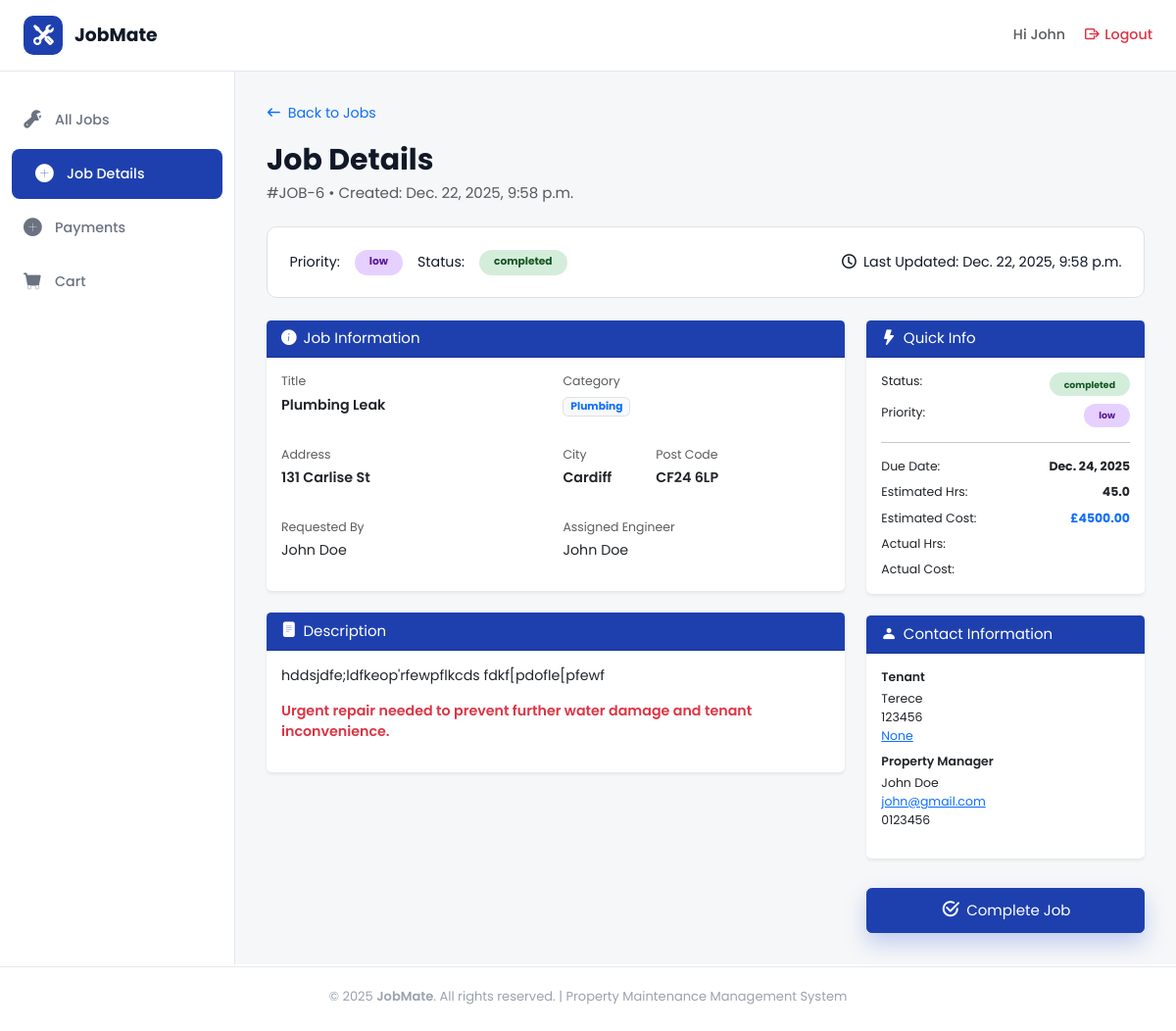
Page /jobs/job_detail/6/ (signed in) on the earlier database version.
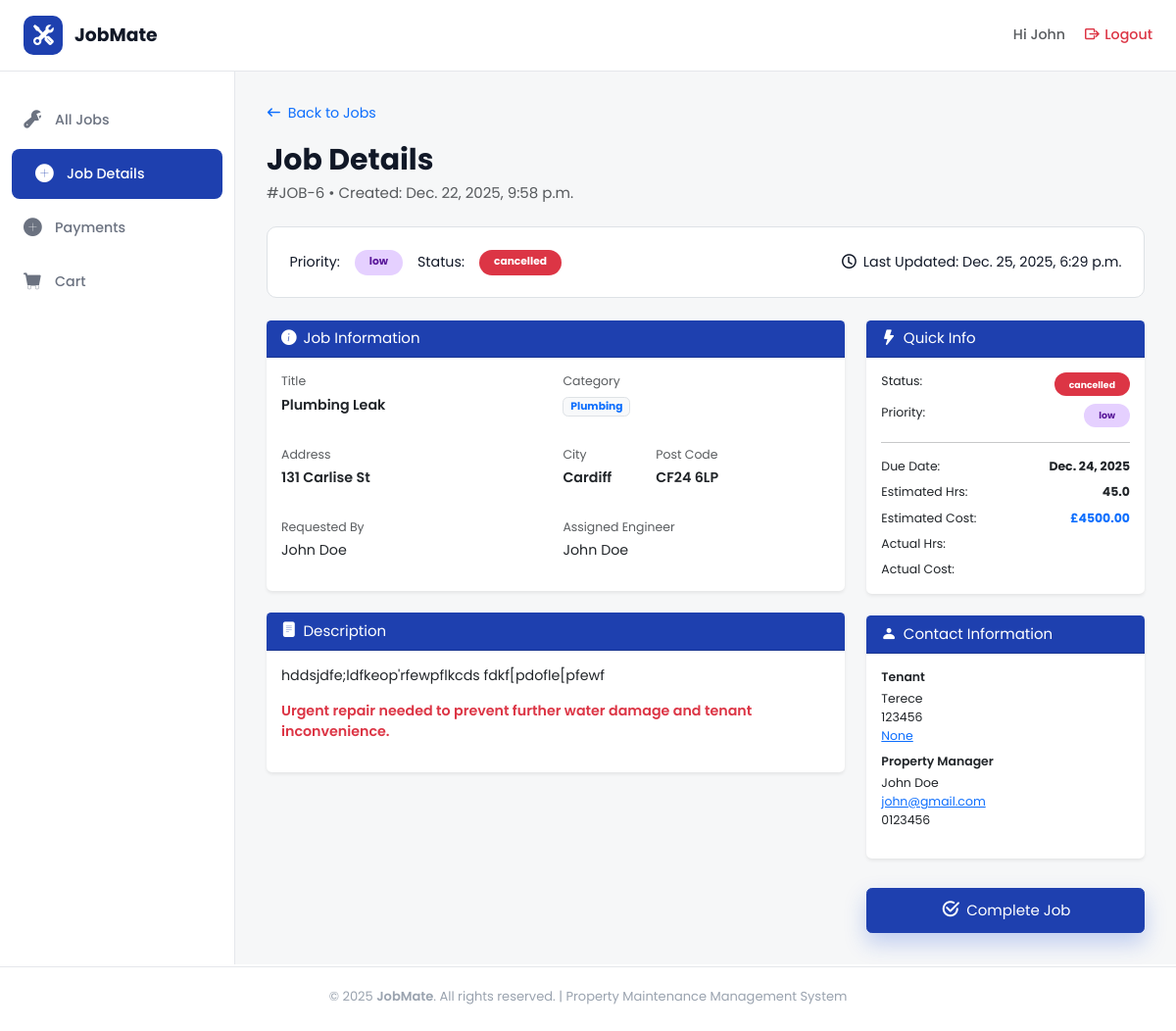
Same page on the later database version.
### jobs/models.py (models this page shows, shortened)
class Job(models.Model):
    PRIORITY_CHOICES = [
        ('high', 'High'),
        ('medium', 'Medium'),
        ('low', 'Low'),
    ]
    CATEGORY_CHOICES = [
        ('plumbing', 'Plumbing'),
        ('heating', 'Heating'),
        ('electrical', 'Electrical'),
    ]
    STATUS_CHOICES = [
        ("pending", "Pending"),
        ("in_progress", "In Progress"),
        ("completed", "Completed"),
        ("cancelled", "Cancelled"),
    ]
    job_title = models.CharField(max_length=100)
    property_owner = models.CharField(max_length=100)
    address = models.CharField(max_length=200)
    city = models.CharField(max_length=100)
    post_code = models.CharField(max_length=20)
    tenant_name = models.CharField(
        max_length=100,
        null=True,
        blank=True
    )
    tenant_phone = models.CharField(
        max_length=20,
        null=True,
        blank=True
    )
    tenant_email = models.EmailField(
        max_length=254,
        null=True,
        blank=True
    )
    priority = models.CharField(
        max_length=20,
        choices=PRIORITY_CHOICES,
        default='medium'
    )
    category = models.CharField(
        max_length=20,
        choices=CATEGORY_CHOICES
    )
    status = models.CharField(
        max_length=20,
        choices=STATUS_CHOICES,
        default="pending"
    )
    description = models.TextField()
    created_at = models.DateTimeField(auto_now_add=True)
    updated_at = models.DateTimeField(auto_now=True)
    due_date = models.DateField()
    estimated_hours = models.DecimalField(
        max_digits=4,
        decimal_places=1,
        null=True,
        blank=True
    )
    job_cost = models.DecimalField(
        max_digits=10,
        decimal_places=2,
        null=True,
        blank=True
    )
    assigned_engineer = models.ForeignKey(
        User,
        on_delete=models.SET_NULL,
        null=True,
        blank=True,
        related_name="assigned_jobs"
    )

### jobs/views.py (the view)
# urls.py: path('job_detail/<int:job_id>/', views.job_detail, name='job_detail'),
@login_required
def job_detail(request, job_id):
    user = request.user
    job = get_object_or_404(Job, pk=job_id)
    if user.profile.role == "Admin":
        return render(request, "job_detail.html", {"job": job})
    if job.assigned_engineer == user:
        return render(request, "job_detail.html", {"job": job})
    messages.error(request, "You do not have permission to view this job.")
    return redirect("jobs:all_jobs")

### jobs/templates/job_detail.html (shortened to what the changed rows need)
{% extends "dashboard_base.html" %}
{% load static %}
{% block content %}
<div>
  <strong class="fs-2 fw-bold">Job Details</strong>
  <p class="fs-6 text-muted">#JOB-{{ job.id }} • Created: {{ job.created_at }}</p>
</div>
<div class="status-header border">
  <div class="d-flex align-items-center gap-3">
    <p class="m-0">Priority:</p>
    <span class="badge rounded-pill px-3 py-2
    {% if job.priority == 'high' %} badge-high
      {% elif job.priority == 'medium' %}badge-medium
      {% elif job.priority == 'low' %}badge-low
    {% endif %}">{{ job.priority }}</span>
    <p class="m-0">Status:</p>
    <span class="badge rounded-pill px-3 py-2
    {% if job.status == 'pending' %}badge-pending
      {% elif job.status == 'in_progress' %}badge-progress
      {% elif job.status == 'completed' %}badge-completed
      {% elif job.status == 'cancelled' %}bg-danger
    {% endif %}">{{ job.status }}</span>
  </div>
  <div>
    <i class="bi bi-clock me-1"></i> Last Updated: {{ job.updated_at }}
  </div>
</div>
<div class="row g-4">
  <div class="col-lg-8 d-flex flex-column gap-4">
    <div class="card border-0 shadow-sm">
      <div class="card-body">
        <div class="row g-3">
          <div class="col-md-6">
            <p class="mb-1 text-muted small">Title</p>
            <p class="fw-semibold">{{ job.job_title }}</p>
          </div>
          <div class="col-md-6">
            <p><span class="badge bg-light text-primary border">{{ job.get_category_display }}</span></p>
          </div>
          <div class="col-md-6">
            <p class="mb-1 text-muted small">Address</p>
            <p class="fw-semibold">{{ job.address }}</p>
          </div>
          <div class="col-md-6 d-flex gap-5">
            <div>
              <p class="mb-1 text-muted small">City</p>
              <p class="fw-semibold">{{ job.city }}</p>
            </div>
            <div>
              <p class="mb-1 text-muted small">Post Code</p>
              <p class="fw-semibold">{{ job.post_code }}</p>
            </div>
          </div>
          <div class="col-md-6">
            <p class="mb-1 text-muted small">Assigned Engineer</p>
            <p>{{ job.assigned_engineer.first_name }} {{ job.assigned_engineer.last_name }}</p>
          </div>
        </div>
      </div>
    </div>
    <div class="card border-0 shadow-sm">
      <div class="card-body">
        <p>
          {{ job.description }}
        </p>
        <p class="text-danger fw-semibold">
          Urgent repair needed to prevent further water damage and tenant inconvenience.
        </p>
      </div>
    </div>
  </div>
  <div class="col-lg-4 d-flex flex-column gap-4">
    <div class="card border-0 shadow-sm">
      <div class="card-body small">
        <div class="d-flex justify-content-between mb-2">
          <span>Status:</span>
          <span class="badge rounded-pill px-3 py-2
          {% if job.status == 'pending' %}badge-pending
            {% elif job.status == 'in_progress' %}badge-progress
            {% elif job.status == 'completed' %}badge-completed
            {% elif job.status == 'cancelled' %}bg-danger
          {% endif %}">{{ job.status }}</span>
        </div>
        <div class="d-flex justify-content-between mb-2">
          <span>Priority:</span>
          <span class="badge rounded-pill px-3 py-2
          {% if job.priority == 'high' %} badge-high
            {% elif job.priority == 'medium' %}badge-medium
            {% elif job.priority == 'low' %}badge-low
          {% endif %}">{{ job.priority }}</span>
        </div>
        <div class="d-flex justify-content-between mb-2">
          <span>Due Date:</span><strong>{{ job.due_date }}</strong>
        </div>
        <div class="d-flex justify-content-between mb-2">
          <span>Estimated Hrs:</span><strong>{{ job.estimated_hours}}</strong>
        </div>
        <div class="d-flex justify-content-between mb-2">
          <span>Estimated Cost:</span><strong class="text-primary">£{{ job.job_cost}}</strong>
        </div>
      </div>
    </div>
    <div class="card border-0 shadow-sm">
      <div class="card-body small">
        <p class="fw-semibold mb-1">Tenant</p>
        <p class="mb-2">{{ job.tenant_name }}<br>
          {{ job.tenant_phone }}<br>
          <a href="mailto:{{ job.tenant_email }}">{{ job.tenant_email }}</a><br>
        </p>
        <p class="fw-semibold mb-1">Property Manager</p>
        <p>{{ user.first_name }} {{user.last_name}}<br>
          <a href="mailto:sarah.j@riverside.com">{{ user.email }}</a><br>
          {{ user.profile.phone_number }}
        </p>
      </div>
    </div>
  </div>
</div>
{% endblock %}

Differences in the rows shown:
changed Job "Plumbing Leak": status "completed" → "cancelled"; updated_at "Dec. 22, 2025, 9:58 p.m." → "Dec. 25, 2025, 6:29 p.m."
